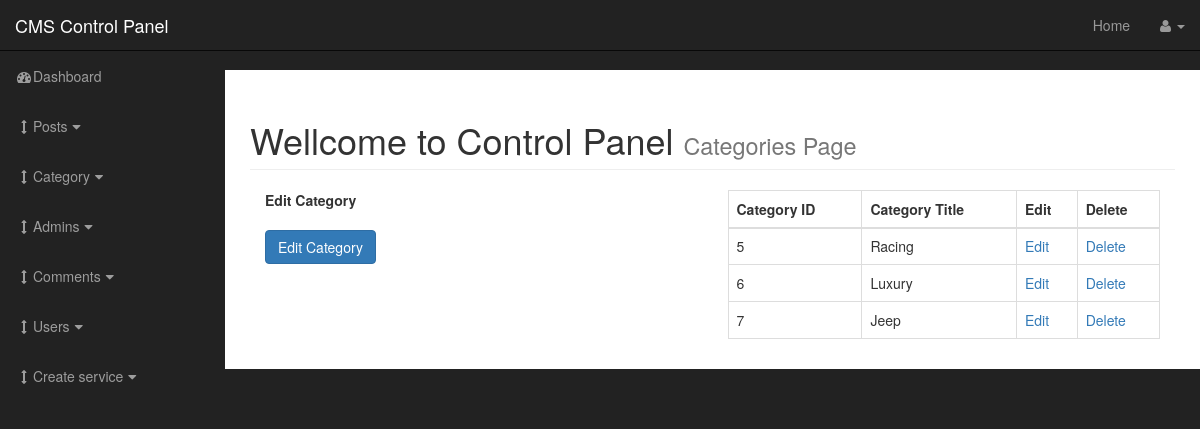
The app's page /admin/categories.php with its own data.
### tables this page shows
CREATE TABLE `categories` (
  `cat_id` int(100) NOT NULL,
  `cat_title` varchar(244) NOT NULL
);

### admin/include/db.php (called while the page is built, shortened)
<?php
	class Db {
		private $myConnection;
			public function __construct($host,$user,$password,$theDb){
				$this->myConnection = mysqli_connect($host,$user,$password,$theDb);
			}
			public function executeTheQuery($sql){
				$executeQuery = mysqli_query($this->myConnection,$sql);
				return $executeQuery;
			}
	}
?>

### admin/include/fumctionsAdmin.php (the view, shortened to what this page needs)
<?php
	include_once "db.php";
	$theConnection = new Db("localhost","root","","cms_carlovers");
	function displayCategories(){
		global $theConnection;
		$selectAllCategories= $theConnection->executeTheQuery("SELECT * FROM categories");
				   	while($row=mysqli_fetch_assoc($selectAllCategories)){
						$category_id=$row['cat_id'];
						$category_title=$row['cat_title'];
							echo "<tr>";
								echo "<td>$category_id</td>";
								echo"<td>$category_title</td>";
								echo "<td><a href='categories.php?edit=$category_id'>Edit</a></td>";
								echo "<td><a href='categories.php?delete=$category_id'>Delete</a></td>";
							echo "</tr>";
					}
	}
?>

### admin/css/sb-admin.css (style rules this page uses)
body { margin-top: 100px; background-color: #222; }
@media (min-width:768px) { body { margin-top: 50px; } }

### records on screen
categories: cat_id "5", cat_title "Racing"
categories: cat_id "6", cat_title "Luxury"
categories: cat_id "7", cat_title "Jeep"
